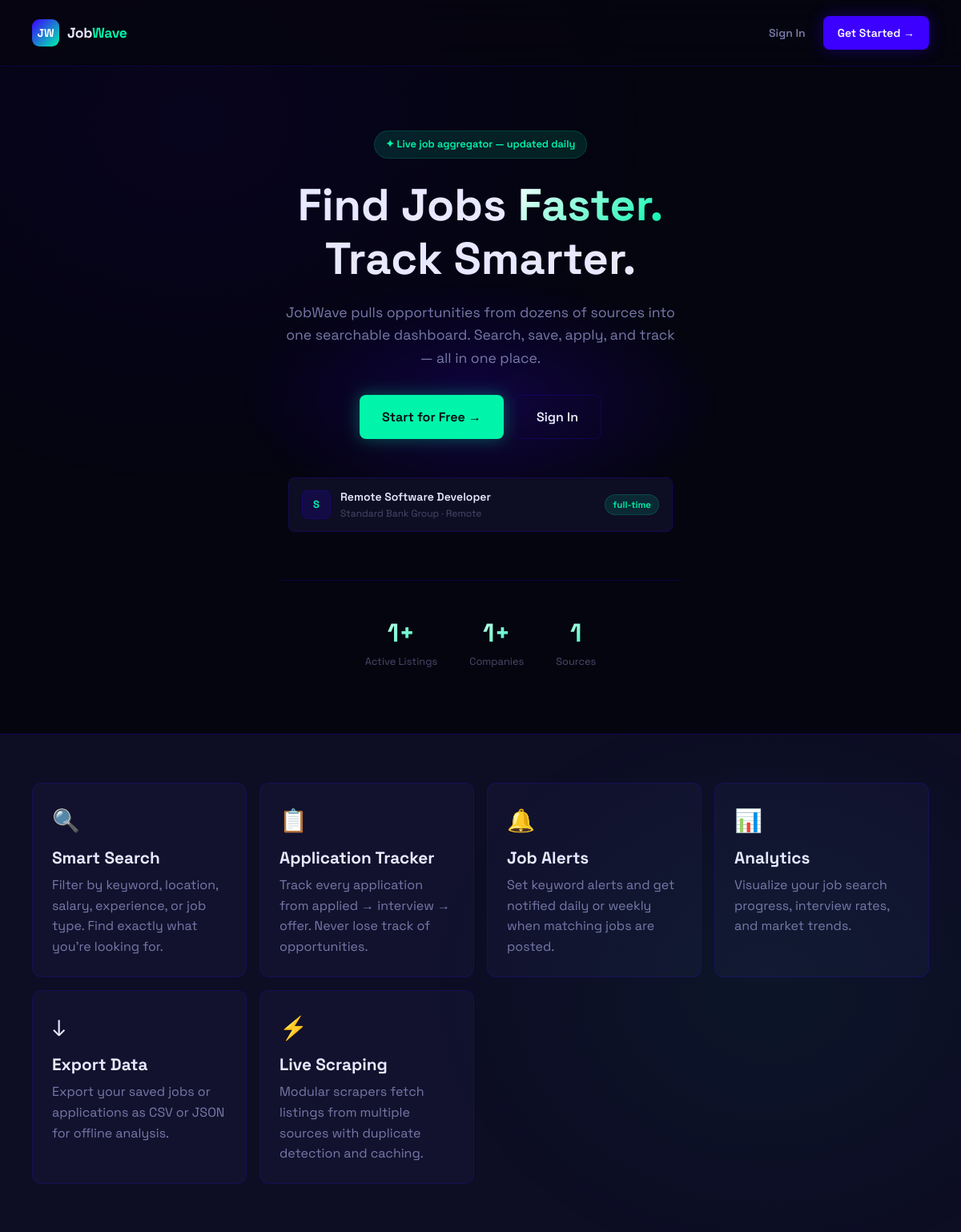
The page / on the database its author committed.
### app.py (models this page shows)
class Job(db.Model):
    id = db.Column(db.Integer, primary_key=True)
    title = db.Column(db.String(200), nullable=False)
    company = db.Column(db.String(200), nullable=False)
    location = db.Column(db.String(200))
    job_type = db.Column(db.String(50))          # full-time | part-time | remote | contract
    experience = db.Column(db.String(50))         # entry | mid | senior
    salary_min = db.Column(db.Integer)
    salary_max = db.Column(db.Integer)
    description = db.Column(db.Text)
    requirements = db.Column(db.Text)
    source = db.Column(db.String(100))
    source_url = db.Column(db.String(500))
    source_id = db.Column(db.String(200), unique=True)  # duplicate detection
    tags = db.Column(db.String(500))
    is_active = db.Column(db.Boolean, default=True)
    scraped_at = db.Column(db.DateTime, default=datetime.utcnow)
    posted_at = db.Column(db.DateTime)
    views = db.Column(db.Integer, default=0)

### app.py (the view)
@app.route('/')
def index():
    if current_user.is_authenticated:
        return redirect(url_for('dashboard'))
    stats = {
        'total_jobs': Job.query.filter_by(is_active=True).count(),
        'companies': db.session.query(Job.company).distinct().count(),
        'sources': db.session.query(Job.source).distinct().count(),
    }
    recent = Job.query.filter_by(is_active=True).order_by(Job.scraped_at.desc()).limit(6).all()
    return render_template('index.html', stats=stats, recent=recent)

### templates/index.html (shortened to what this page needs)
{% extends 'base.html' %}
{% block public_content %}
<div class="landing">
  <nav class="landing-nav">
    <div style="display:flex;align-items:center;gap:10px;">
      <div class="logo-mark">JW</div>
      <div class="logo-text">Job<span>Wave</span></div>
    </div>
    <div style="display:flex;gap:10px;">
      <a href="{{ url_for('login') }}" class="btn btn-ghost">Sign In</a>
      <a href="{{ url_for('register') }}" class="btn btn-primary">Get Started →</a>
    </div>
  </nav>
  <section class="hero">
    <div class="hero-content">
      <div class="hero-eyebrow">✦ Live job aggregator — updated daily</div>
      <h1>Find Jobs <span class="gradient-text">Faster.</span><br>Track Smarter.</h1>
      <p>JobWave pulls opportunities from dozens of sources into one searchable dashboard. Search, save, apply, and track — all in one place.</p>
      <div class="hero-actions">
        <a href="{{ url_for('register') }}" class="btn btn-mint btn-lg">Start for Free →</a>
        <a href="{{ url_for('login') }}" class="btn btn-outline btn-lg">Sign In</a>
      </div>
      <div style="margin-top:48px;display:flex;flex-direction:column;gap:10px;max-width:480px;margin-left:auto;margin-right:auto;">
        {% for job in recent %}
        <div style="background:var(--surface);border:1px solid var(--border);border-radius:var(--radius-sm);padding:12px 16px;display:flex;align-items:center;gap:12px;text-align:left;">
          <div style="width:36px;height:36px;border-radius:8px;background:var(--indigo-dim);border:1px solid var(--border);display:flex;align-items:center;justify-content:center;font-weight:800;font-size:13px;color:var(--mint);flex-shrink:0;">
            {{ job.company[0] }}
          </div>
          <div style="flex:1;min-width:0;">
            <div style="font-weight:600;font-size:0.875rem;white-space:nowrap;overflow:hidden;text-overflow:ellipsis;">{{ job.title }}</div>
            <div style="font-size:0.75rem;color:var(--text-muted);">{{ job.company }} · {{ job.location }}</div>
          </div>
          <span class="badge badge-mint" style="flex-shrink:0;">{{ job.job_type or 'full-time' }}</span>
        </div>
        {% endfor %}
      </div>
      <div class="hero-stats">
        <div>
          <div class="hero-stat-value gradient-text">{{ stats.total_jobs }}+</div>
          <div class="hero-stat-label">Active Listings</div>
        </div>
        <div>
          <div class="hero-stat-value gradient-text">{{ stats.companies }}+</div>
          <div class="hero-stat-label">Companies</div>
        </div>
        <div>
          <div class="hero-stat-value gradient-text">{{ stats.sources }}</div>
          <div class="hero-stat-label">Sources</div>
        </div>
      </div>
    </div>
  </section>
  <section class="feature-grid">
    <div class="feature-card">
      <div class="feature-icon">🔍</div>
      <h3>Smart Search</h3>
      <p>Filter by keyword, location, salary, experience, or job type. Find exactly what you're looking for.</p>
    </div>
    <div class="feature-card">
      <div class="feature-icon">📋</div>
      <h3>Application Tracker</h3>
      <p>Track every application from applied → interview → offer. Never lose track of opportunities.</p>
    </div>
    <div class="feature-card">
      <div class="feature-icon">🔔</div>
      <h3>Job Alerts</h3>
      <p>Set keyword alerts and get notified daily or weekly when matching jobs are posted.</p>
    </div>
    <div class="feature-card">
      <div class="feature-icon">📊</div>
      <h3>Analytics</h3>
      <p>Visualize your job search progress, interview rates, and market trends.</p>
    </div>
    <div class="feature-card">
      <div class="feature-icon">↓</div>
      <h3>Export Data</h3>
      <p>Export your saved jobs or applications as CSV or JSON for offline analysis.</p>
    </div>
    <div class="feature-card">
      <div class="feature-icon">⚡</div>
      <h3>Live Scraping</h3>
      <p>Modular scrapers fetch listings from multiple sources with duplicate detection and caching.</p>
    </div>
  </section>
</div>
{% endblock %}

### static/css/style.css (style rules this page uses)
:root { --indigo: #3b00ff; --mint: #00f5aa; --indigo-dim: rgba(59,0,255,0.15); --mint-dim: rgba(0,245,170,0.12); --indigo-glow: rgba(59,0,255,0.35); --mint-glow: rgba(0,245,170,0.35); --bg: #050510; --bg2: #080818; --surface: #0d0d24; --surface2: #12122e; --border: rgba(59,0,255,0.2); --border-mint: rgba(0,245,170,0.15); --text: #e8e8ff; --text-dim: #7878aa; --text-muted: #4a4a6a; --radius: 12px; --radius-sm: 8px; --radius-lg: 18px; --font: 'Space Grotesk', sans-serif; --transition: 0.2s ease; }
*, *::before, *::after { box-sizing: border-box; margin: 0; padding: 0; }
html { scroll-behavior: smooth; }
body { font-family: var(--font); background: var(--bg); color: var(--text); min-height: 100vh; overflow-x: hidden; line-height: 1.6; }
body::before { content: ''; position: fixed; inset: 0; background-image: radial-gradient(ellipse 80% 50% at 20% 10%, rgba(59,0,255,0.06) 0%, transparent 60%), radial-gradient(ellipse 60% 40% at 80% 80%, rgba(0,245,170,0.04) 0%, transparent 60%); pointer-events: none; z-index: 0; }
h1, h2, h3, h4, h5, h6 { font-weight: 700; line-height: 1.2; }
h1 { font-size: clamp(2rem, 5vw, 3.5rem); }
h3 { font-size: 1.3rem; }
p { color: var(--text-dim); }
a { color: var(--mint); text-decoration: none; transition: var(--transition); }
.logo-mark { width: 34px; height: 34px; background: linear-gradient(135deg, var(--indigo), var(--mint)); border-radius: 9px; display: flex; align-items: center; justify-content: center; font-weight: 800; font-size: 14px; color: #fff; flex-shrink: 0; }
.logo-text { font-weight: 700; font-size: 1.1rem; letter-spacing: -0.02em; }
.logo-text span { color: var(--mint); }
.btn { display: inline-flex; align-items: center; gap: 7px; padding: 10px 18px; border-radius: var(--radius-sm); font-family: var(--font); font-size: 0.875rem; font-weight: 600; cursor: pointer; border: none; transition: all var(--transition); text-decoration: none; white-space: nowrap; }
.btn-primary { background: var(--indigo); color: #fff; box-shadow: 0 0 20px var(--indigo-glow); }
.btn-mint { background: var(--mint); color: #05050f; box-shadow: 0 0 20px var(--mint-glow); }
.btn-outline { background: transparent; color: var(--text); border: 1px solid var(--border); }
.btn-ghost { background: transparent; color: var(--text-dim); padding: 8px 12px; }
.btn-lg { padding: 14px 28px; font-size: 1rem; }
.badge { display: inline-flex; align-items: center; gap: 4px; padding: 3px 9px; border-radius: 20px; font-size: 0.72rem; font-weight: 600; }
.badge-mint { background: var(--mint-dim); color: var(--mint); border: 1px solid rgba(0,245,170,0.15); }
.gradient-text { background: linear-gradient(135deg, #fff 0%, var(--mint) 100%); -webkit-background-clip: text; -webkit-text-fill-color: transparent; background-clip: text; }
.landing { min-height: 100vh; display: flex; flex-direction: column; }
.landing-nav { display: flex; align-items: center; justify-content: space-between; padding: 20px 40px; border-bottom: 1px solid var(--border); background: rgba(5,5,16,0.8); backdrop-filter: blur(20px); position: sticky; top: 0; z-index: 50; }
.hero { flex: 1; display: flex; align-items: center; justify-content: center; text-align: center; padding: 80px 20px; position: relative; }
.hero-content { position: relative; z-index: 1; max-width: 700px; }
.hero-eyebrow { display: inline-flex; align-items: center; gap: 8px; padding: 6px 14px; border-radius: 20px; background: var(--mint-dim); border: 1px solid var(--border-mint); color: var(--mint); font-size: 0.8rem; font-weight: 600; margin-bottom: 24px; }
.hero h1 { margin-bottom: 20px; }
.hero p { font-size: 1.1rem; color: var(--text-dim); max-width: 500px; margin: 0 auto 32px; }
.hero-actions { display: flex; gap: 12px; justify-content: center; flex-wrap: wrap; }
.hero-stats { display: flex; gap: 40px; justify-content: center; margin-top: 60px; padding-top: 40px; border-top: 1px solid var(--border); }
.hero-stat-value { font-size: 2rem; font-weight: 800; }
.hero-stat-label { font-size: 0.8rem; color: var(--text-muted); }
.feature-grid { display: grid; grid-template-columns: repeat(auto-fit, minmax(250px, 1fr)); gap: 16px; padding: 60px 40px; background: var(--surface); border-top: 1px solid var(--border); }
.feature-card { padding: 24px; border-radius: var(--radius); border: 1px solid var(--border); background: var(--surface2); }
.feature-icon { font-size: 28px; margin-bottom: 12px; }
.feature-card h3 { margin-bottom: 8px; }

### rows shown on the page
Job: company "S", title "Remote Software Developer", company "Standard Bank Group", location "Remote", job_type "full-time"

### other values the page prints
{{ stats.total_jobs }} "1"
{{ stats.companies }} "1"
{{ stats.sources }} "1"
